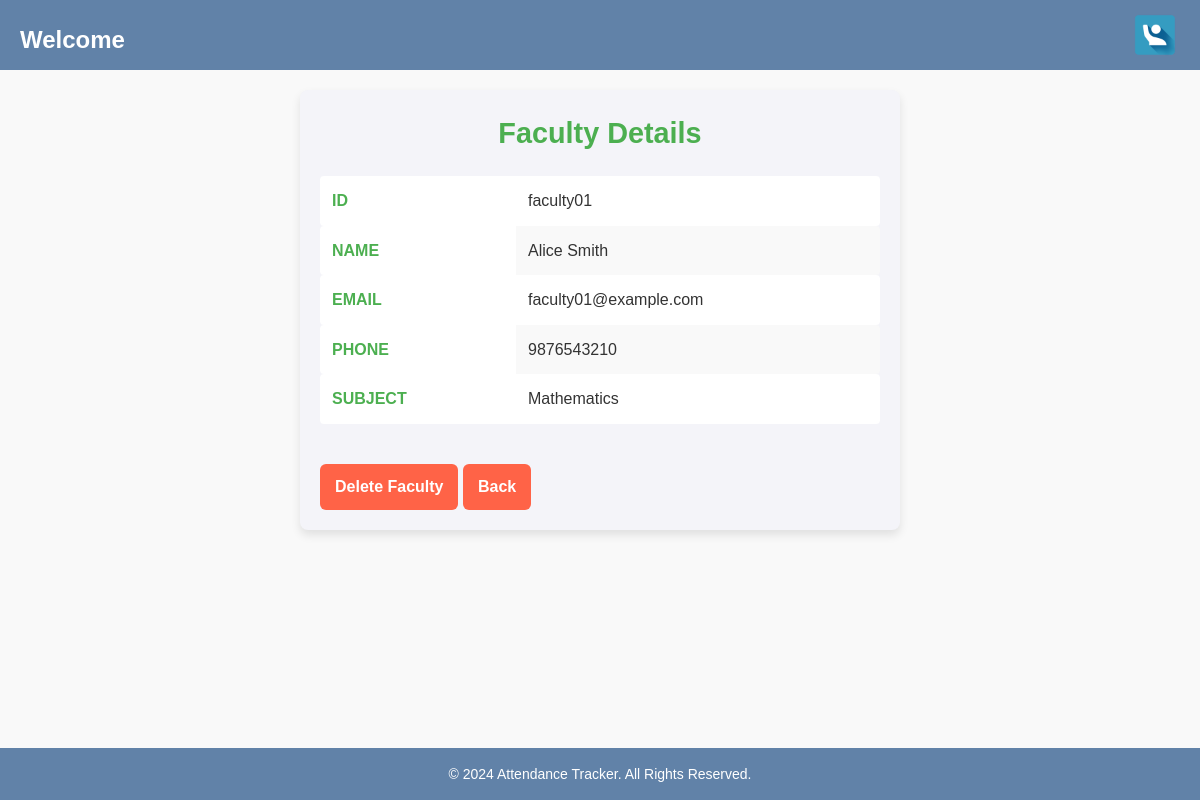
The page /view_faculty/faculty01/ on the database its author committed.
### backend/models.py (models this page shows, shortened)
class Faculty(models.Model):
    faculty_id = models.CharField(max_length=50, primary_key=True)
    firstname = models.CharField(max_length=100)
    lastname = models.CharField(max_length=100)
    email = models.EmailField(unique=True)
    password = models.CharField(max_length=255)
    phone_number = models.CharField(max_length=15, blank=True, null=True)
    subject = models.CharField(max_length=100)

### backend/views.py (the view)
# urls.py: path('view_faculty/<str:faculty_id>/', views.faculty_detail, name='faculty_detail'),
def faculty_detail(request, faculty_id):
    faculty = Faculty.objects.get(faculty_id=faculty_id)
    return render(request, 'backend/faculty_detail.html', {'faculty': faculty})

### backend/templates/backend/faculty_detail.html (shortened to what this page needs)
{% extends "base.html" %}
{% block content %}
<head>
</head>
<div class="details-container">
    <h2>Faculty Details</h2>
    <table class="details-table">
        <tr>
            <th>ID</th>
            <td>{{ faculty.faculty_id }}</td>
        </tr>
        <tr>
            <th>Name</th>
            <td>{{ faculty.firstname }} {{ faculty.lastname }}</td>
        </tr>
        <tr>
            <th>Email</th>
            <td>{{ faculty.email }}</td>
        </tr>
        <tr>
            <th>Phone</th>
            <td>{{ faculty.phone_number }}</td>
        </tr>
        <tr>
            <th>Subject</th>
            <td>{{ faculty.subject }}</td>
        </tr>
    </table>
    <a href="{% url 'delete_faculty' faculty.faculty_id %}">Delete Faculty</a>
    <a href="{% url 'administration_dashboard' %}" class="back-button">Back</a>
</div>
{% endblock %}

### backend/templates/base.html (style rules this page uses)
* { margin: 0; padding: 0; box-sizing: border-box; }
body { font-family: Arial, sans-serif; background-color: #f9f9f9; color: #333; line-height: 1.6; display: flex; flex-direction: column; min-height: 100vh; margin:0; }

### backend/templates/backend/faculty_detail.html (style rules this page uses)
.details-container { background-color: #f4f4f9; padding: 20px; border-radius: 8px; max-width: 600px; margin: 0 auto; box-shadow: 0 5px 10px rgba(0, 0, 0, 0.1); }
h2 { text-align: center; color: #4CAF50; font-weight: bold; margin-bottom: 20px; font-size: 1.8rem; }
.details-table { width: 100%; border-collapse: collapse; margin-bottom: 20px; }
.details-table th, .details-table td { padding: 12px; text-align: left; font-size: 1rem; }
.details-table th { background-color: #ffffff; color: #4CAF50; font-weight: bold; text-transform: uppercase; width: 35%; border-radius: 4px 0 0 4px; text-align: left; vertical-align: top; }
.details-table td { background-color: #ffffff; color: #333; border-radius: 0 4px 4px 0; vertical-align: top; }
.details-table tr:nth-child(even) td { background-color: #f9f9f9; }
a { display: inline-block; margin-top: 20px; background-color: #FF6347; color: white; padding: 10px 15px; text-align: center; border-radius: 6px; font-weight: bold; text-decoration: none; transition: background-color 0.3s ease; }

### rows shown on the page
Faculty: faculty_id "faculty01", firstname "Alice", lastname "Smith", email "faculty01@example.com", phone_number "9876543210", subject "Mathematics"
